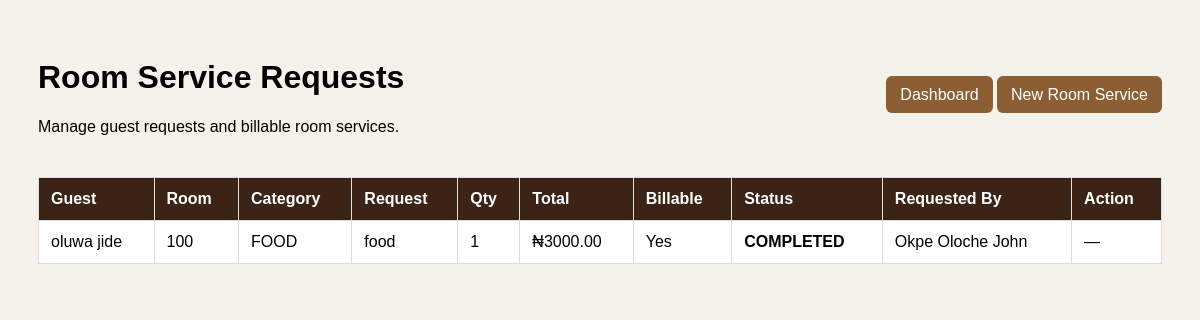
Screenshot of /reception/room-service/ (signed in) with the database file from the repository.
### reception/models.py (models this page shows, shortened)
class RoomServiceRequest(models.Model):
    CATEGORY_CHOICES = [
        ('FOOD', 'Food & Beverage'),
        ('HOUSEKEEPING', 'Housekeeping'),
        ('LAUNDRY', 'Laundry'),
        ('COMFORT', 'Guest Comfort'),
        ('MAINTENANCE', 'Maintenance'),
        ('TRANSPORT', 'Transportation'),
        ('BUSINESS', 'Business Service'),
        ('CONCIERGE', 'Concierge'),
        ('EMERGENCY', 'Emergency'),
        ('OTHER', 'Other'),
    ]
    STATUS_CHOICES = [
        ('PENDING', 'Pending'),
        ('IN_PROGRESS', 'In Progress'),
        ('COMPLETED', 'Completed'),
        ('CANCELLED', 'Cancelled'),
    ]
    booking = models.ForeignKey(Booking, on_delete=models.CASCADE, related_name='room_service_requests')
    requested_by = models.ForeignKey(settings.AUTH_USER_MODEL, on_delete=models.SET_NULL, null=True)
    category = models.CharField(max_length=30, choices=CATEGORY_CHOICES)
    request_title = models.CharField(max_length=150)
    description = models.TextField(blank=True)
    quantity = models.PositiveIntegerField(default=1)
    unit_price = models.DecimalField(max_digits=12, decimal_places=2, default=0)
    total_amount = models.DecimalField(max_digits=12, decimal_places=2, default=0)
    is_billable = models.BooleanField(default=True)
    added_to_guest_bill = models.BooleanField(default=False)
    status = models.CharField(max_length=20, choices=STATUS_CHOICES, default='PENDING')
    created_at = models.DateTimeField(auto_now_add=True)
    completed_at = models.DateTimeField(blank=True, null=True)

class Booking(models.Model):
    BOOKING_STATUS_CHOICES = [
        ('PENDING', 'Pending'),
        ('CONFIRMED', 'Confirmed'),
        ('CHECKED_IN', 'Checked In'),
        ('CHECKED_OUT', 'Checked Out'),
        ('CANCELLED', 'Cancelled'),
    ]
    guest = models.ForeignKey(Guest, on_delete=models.CASCADE, related_name='bookings')
    room = models.ForeignKey(Room, on_delete=models.SET_NULL, null=True, related_name='bookings')
    booked_by = models.ForeignKey(
        settings.AUTH_USER_MODEL,
        on_delete=models.SET_NULL,
        null=True,
        related_name='bookings_created'
    )
    check_in_date = models.DateField()
    check_out_date = models.DateField()
    number_of_guests = models.PositiveIntegerField(default=1)
    status = models.CharField(max_length=20, choices=BOOKING_STATUS_CHOICES, default='PENDING')
    total_amount = models.DecimalField(max_digits=12, decimal_places=2, default=0)
    amount_paid = models.DecimalField(max_digits=12, decimal_places=2, default=0)
    note = models.TextField(blank=True)
    created_at = models.DateTimeField(auto_now_add=True)

class Guest(models.Model):
    GENDER_CHOICES = [
        ('MALE', 'Male'),
        ('FEMALE', 'Female'),
        ('OTHER', 'Other'),
    ]
    full_name = models.CharField(max_length=150)
    phone = models.CharField(max_length=20)
    email = models.EmailField(blank=True)
    gender = models.CharField(max_length=10, choices=GENDER_CHOICES, blank=True)
    address = models.TextField(blank=True)
    id_type = models.CharField(max_length=100, blank=True)
    id_number = models.CharField(max_length=100, blank=True)
    created_at = models.DateTimeField(auto_now_add=True)

class Room(models.Model):
    ROOM_TYPE_CHOICES = [
        ('STANDARD', 'Standard'),
        ('DELUXE', 'Deluxe'),
        ('EXECUTIVE', 'Executive'),
        ('SUITE', 'Suite'),
    ]
    ROOM_STATUS_CHOICES = [
        ('AVAILABLE', 'Available'),
        ('OCCUPIED', 'Occupied'),
        ('RESERVED', 'Reserved'),
        ('DIRTY', 'Dirty'),
        ('MAINTENANCE', 'Maintenance'),
    ]
    room_number = models.CharField(max_length=20, unique=True)
    room_type = models.CharField(max_length=30, choices=ROOM_TYPE_CHOICES)
    price_per_night = models.DecimalField(max_digits=12, decimal_places=2)
    status = models.CharField(max_length=20, choices=ROOM_STATUS_CHOICES, default='AVAILABLE')
    description = models.TextField(blank=True)

### accounts/models.py (models this page shows)
class CustomUser(AbstractUser):
    ROLE_CHOICES = [
        ('SUPER_ADMIN', 'Super Admin'),
        ('MANAGER', 'Manager'),
        ('RECEPTIONIST', 'Receptionist'),
        ('RESTAURANT', 'Restaurant'),
        ('ACCOUNTANT', 'Accountant'),
        ('STORE_MANAGER', 'Store Manager'),
        ('HOUSE_KEEPER', 'House Keeper'),
        ('SALES_PERSON', 'Sales Person'),
        ('SECURITY', 'Security'),
    ]
    full_name = models.CharField(max_length=150, blank=True)
    phone = models.CharField(max_length=20, unique=True, blank=True, null=True)
    role = models.CharField(max_length=20, choices=ROLE_CHOICES, default='RECEPTIONIST')
    is_staff_member = models.BooleanField(default=True)
    date_created = models.DateTimeField(auto_now_add=True)
    def __str__(self):
        return self.full_name or self.username

### reception/views.py (the view)
# urls.py: path('room-service/', views.room_service_list, name='room_service_list'),
@login_required
def room_service_list(request):
    services = RoomServiceRequest.objects.select_related(
        'booking',
        'booking__guest',
        'booking__room',
        'requested_by'
    ).order_by('-created_at')
    return render(request, 'reception/room_service_list.html', {
        'services': services
    })

### templates/reception/room_service_list.html (shortened to what this page needs)
<!DOCTYPE html>
<html>
<head>
</head>
<body>
<div class="top">
    <div>
        <h1>Room Service Requests</h1>
        <p>Manage guest requests and billable room services.</p>
    </div>
    <div>
        <a href="{% url 'reception:dashboard' %}" class="button">Dashboard</a>
        <a href="{% url 'reception:create_room_service' %}" class="button">New Room Service</a>
    </div>
</div>
<table>
    <thead>
        <tr>
            <th>Guest</th>
            <th>Room</th>
            <th>Category</th>
            <th>Request</th>
            <th>Qty</th>
            <th>Total</th>
            <th>Billable</th>
            <th>Status</th>
            <th>Requested By</th>
            <th>Action</th>
        </tr>
    </thead>
    <tbody>
        {% for service in services %}
        <tr>
            <td>{{ service.booking.guest.full_name }}</td>
            <td>{{ service.booking.room.room_number }}</td>
            <td>{{ service.category }}</td>
            <td>{{ service.request_title }}</td>
            <td>{{ service.quantity }}</td>
            <td>₦{{ service.total_amount }}</td>
            <td>{% if service.is_billable %}Yes{% else %}No{% endif %}</td>
            <td class="status">{{ service.status }}</td>
            <td>{{ service.requested_by }}</td>
            <td>
                {% if service.status == 'PENDING' or service.status == 'IN_PROGRESS' %}
                    <a href="{% url 'reception:complete_room_service' service.id %}" class="button complete">Complete</a>
                    <a href="{% url 'reception:cancel_room_service' service.id %}" class="button cancel">Cancel</a>
                {% else %}
                    —
                {% endif %}
            </td>
        </tr>
        {% empty %}
        <tr>
            <td colspan="10">No room service requests yet.</td>
        </tr>
        {% endfor %}
    </tbody>
</table>
</body>
</html>

### templates/reception/room_service_list.html (style rules this page uses)
body { font-family: Arial, sans-serif; background: #f5f1eb; padding: 30px; }
.top { display: flex; justify-content: space-between; align-items: center; gap: 12px; flex-wrap: wrap; }
.button { background: #8b5e34; color: white; padding: 10px 14px; text-decoration: none; border-radius: 6px; }
table { width: 100%; border-collapse: collapse; background: white; margin-top: 25px; }
th { background: #3b2415; color: white; }
th, td { padding: 12px; border: 1px solid #ddd; text-align: left; }
.status { font-weight: bold; }

### rows the page displays
RoomServiceRequest: booking.guest.full_name "oluwa jide", booking.room.room_number "100", category "FOOD", request_title "food", quantity "1", total_amount "3000.00", is_billable "Yes", status "COMPLETED", requested_by "Okpe Oloche John"
